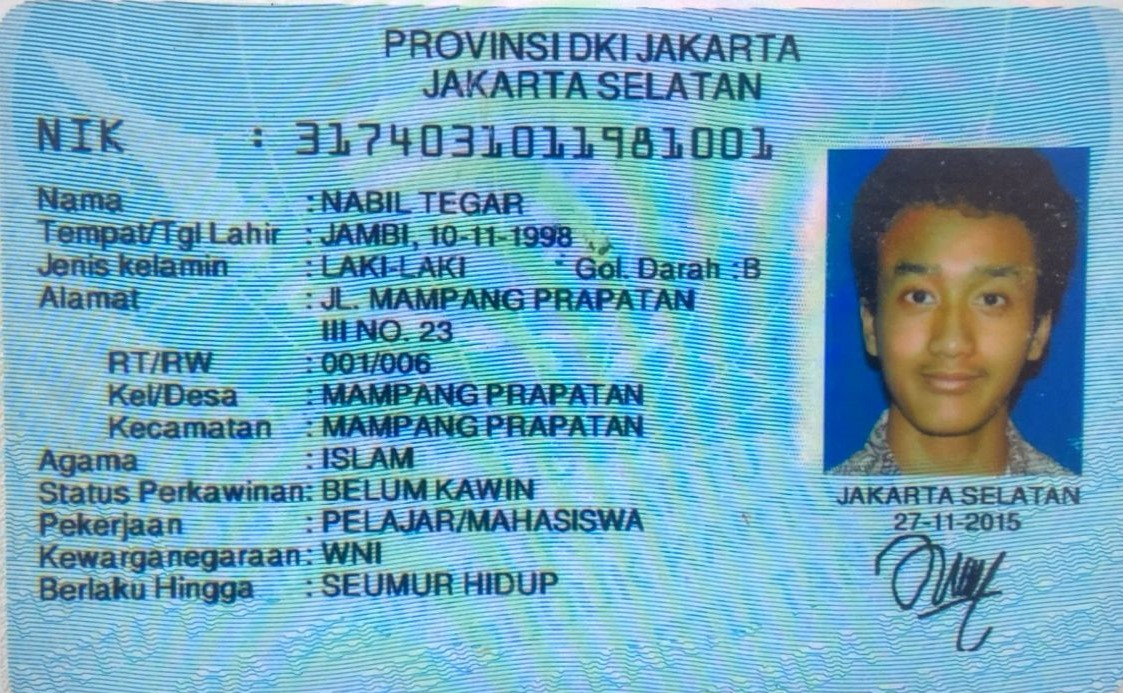
#> input picture gfdd-python-1.0-main/temp_images/sample2.png, 1123 x 693 px
$ python -i utility.py   (imports and definitions only)
#> lines starting #> are read from the running program, lines starting #| are printed output that depends on the picture

import sys
from time import time
import os
from PIL import Image
import rawpy
import cv2 as cv
import numpy as np
from typing import List


# [44 lines left out: functions pad_image, shift_image, human_size, create_lut, not called in this run]


def compute_hist(image, normalize=False):
    hist = np.array([h[0] for h in cv.calcHist([image], [0], None, [256], [0, 256])], int)
    return hist / image.size if normalize else hist


# [28 lines left out: functions auto_lut, elapsed_time, not called in this run]


def signed_value(value):
    return f"{'+' if value > 0 else ''}{value}"


def equalize_img(image):
    return cv.merge([cv.equalizeHist(c) for c in cv.split(image)])


def norm_img(image):
    return cv.merge([norm_mat(c) for c in cv.split(image)])


# [6 lines left out: function clip_value, not called in this run]


def bgr_to_gray3(image):
    return cv.cvtColor(cv.cvtColor(image, cv.COLOR_BGR2GRAY), cv.COLOR_GRAY2BGR)


def gray_to_bgr(image):
    return cv.cvtColor(image, cv.COLOR_GRAY2BGR)

def desaturate(image):
    return cv.cvtColor(cv.cvtColor(image, cv.COLOR_BGR2GRAY), cv.COLOR_GRAY2BGR)


def norm_mat(matrix, to_bgr=False):
    norm = cv.normalize(matrix, None, 0, 255, cv.NORM_MINMAX).astype(np.uint8)
    if not to_bgr:
        return norm
    return cv.cvtColor(norm, cv.COLOR_GRAY2BGR)


# [73 lines left out: functions exiftool_exe, butter_exe, ssimul_exe, detect_anti_forensics, read_gif_with_pillow, not called in this run]

>>> import cv2
>>> picture = cv2.imread('temp_images/sample2.png')
#> picture is the input picture: shape (693, 1123, 3); mean B, G, R 191.7, 168.2, 111.1
>>> result = norm_img(picture)
#> in norm_mat, `norm = cv.normalize(matrix, None, 0, 255, cv.NORM_MINMAX).astype(np.ui..`:
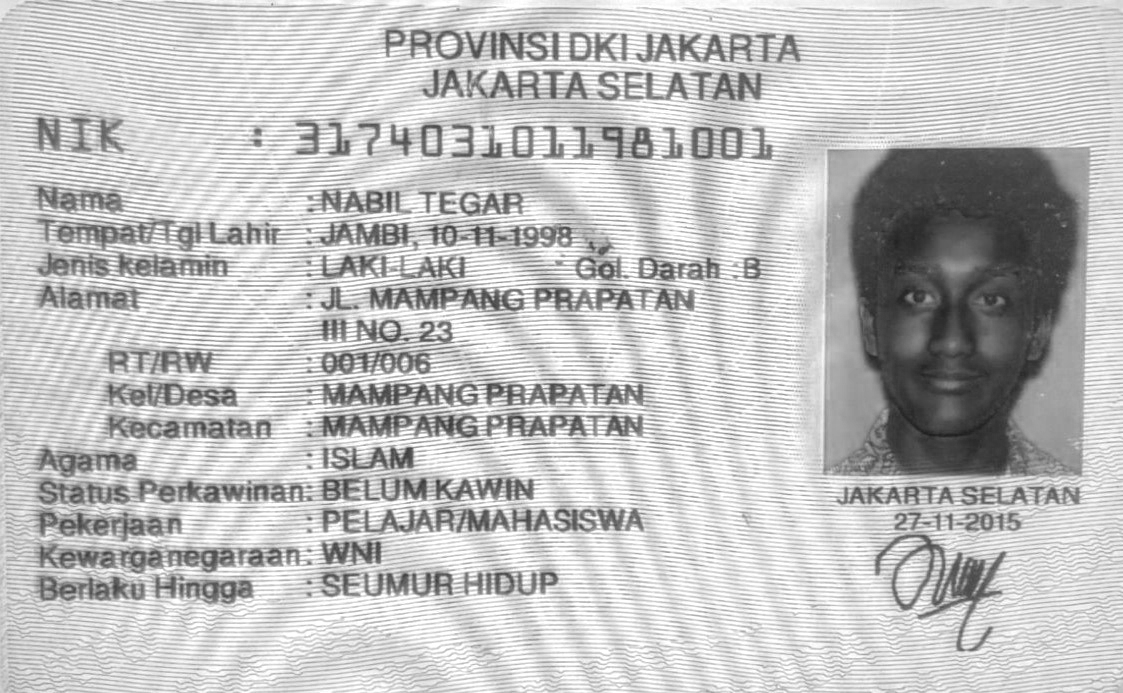
#> matrix: shape (693, 1123); min 29, max 255, mean 191.7
#> call 2 of norm_mat, with to_bgr = False
#> in norm_mat (call 2), `norm = cv.normalize(matrix, None, 0, 255, cv.NORM_MINMAX).astype(np.ui..`:
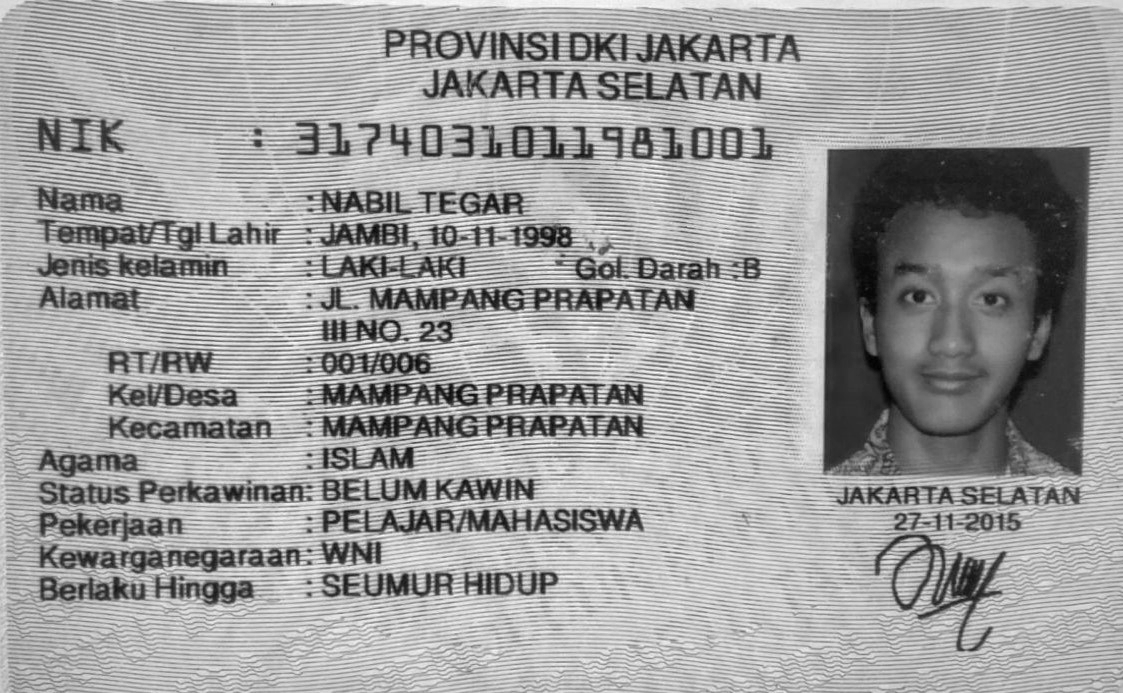
#> norm: shape (693, 1123); min 0, max 255, mean 157.5
#> in norm_mat (call 2), `norm = cv.normalize(matrix, None, 0, 255, cv.NORM_MINMAX).astype(np.ui..`:
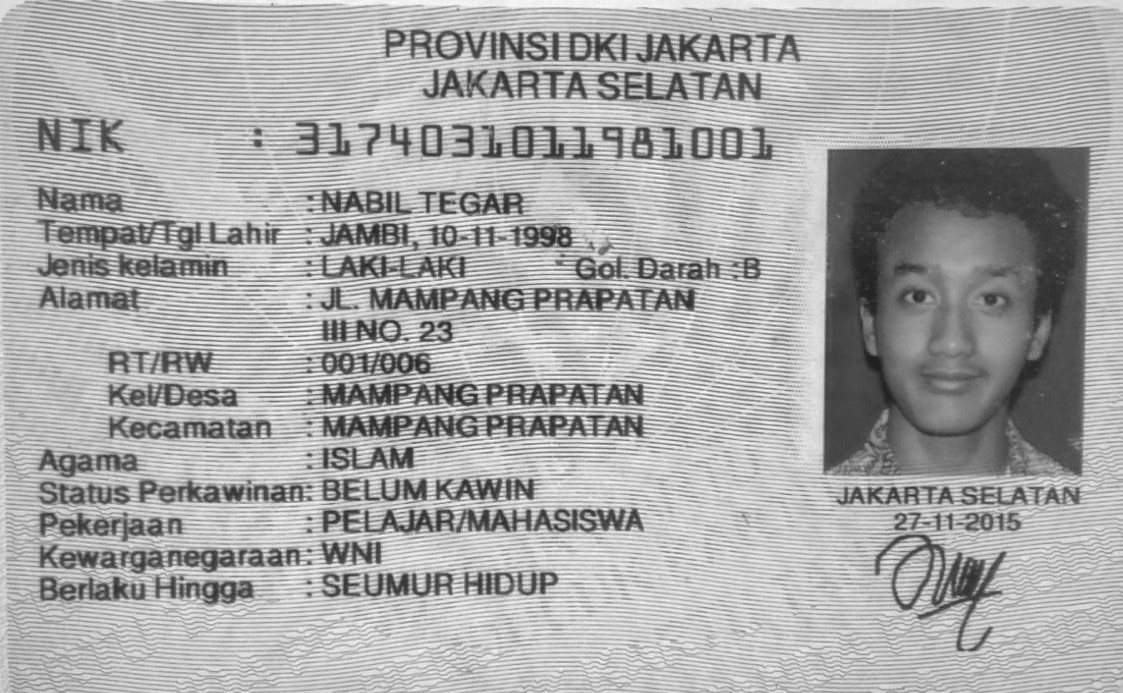
#> matrix: shape (693, 1123); min 28, max 255, mean 168.2
#> call 3 of norm_mat, with to_bgr = False
#> in norm_mat (call 3), `norm = cv.normalize(matrix, None, 0, 255, cv.NORM_MINMAX).astype(np.ui..`:
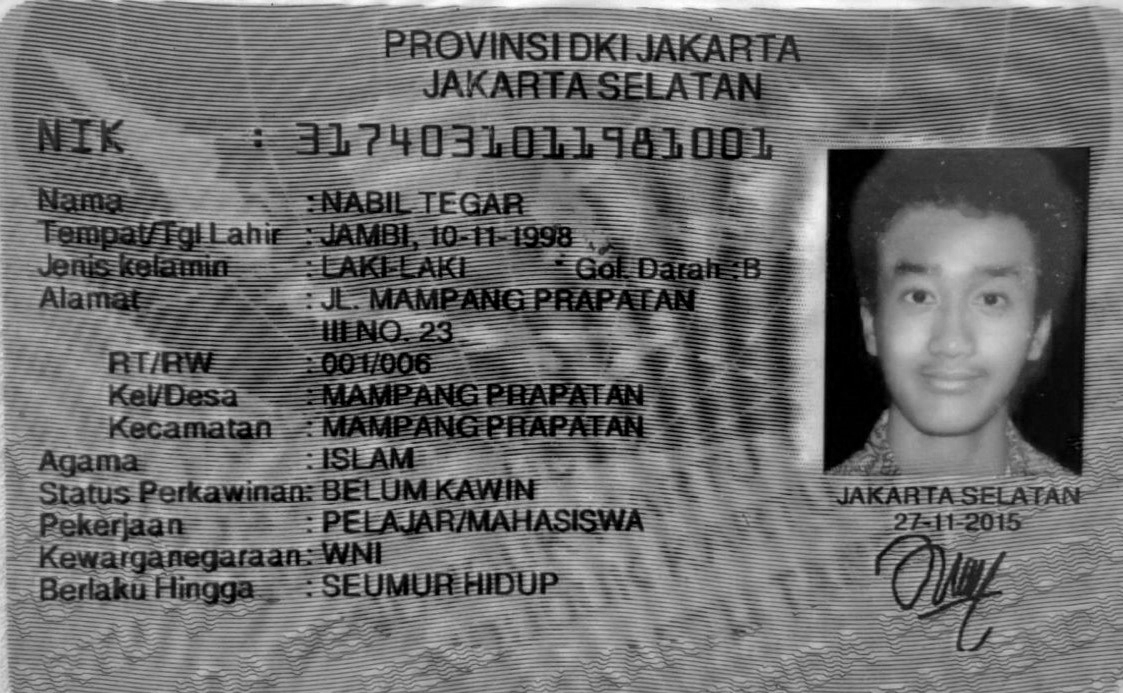
#> norm: shape (693, 1123); min 0, max 255, mean 111.1
#> in norm_img, `return cv.merge([norm_mat(c) for c in cv.split(image)])`:
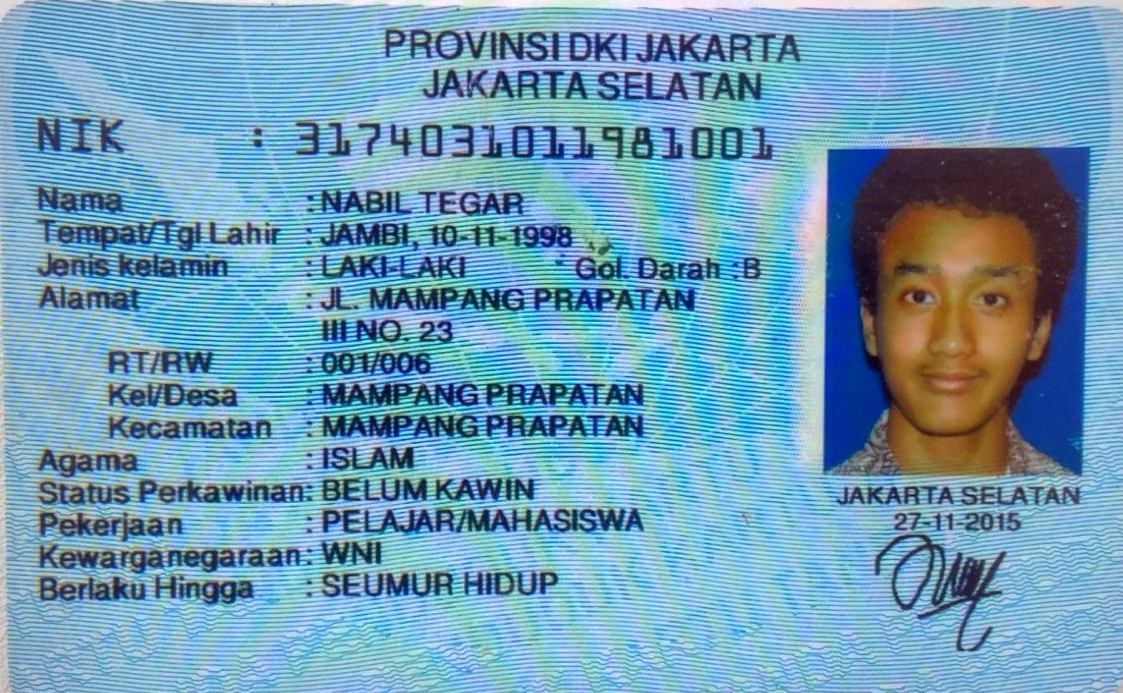
#> returned value: shape (693, 1123, 3); mean of channels 0, 1, 2 183.6, 157.5, 111.1; drawn as B, G, R
